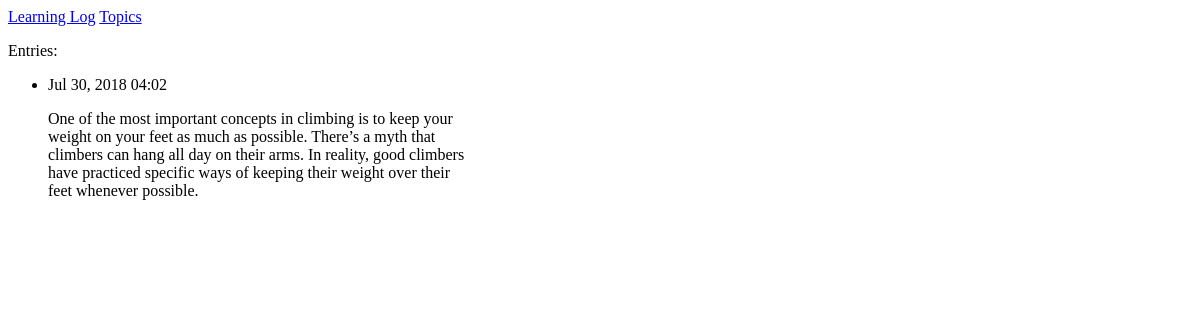
Before: /topics/2/ with the older database file.
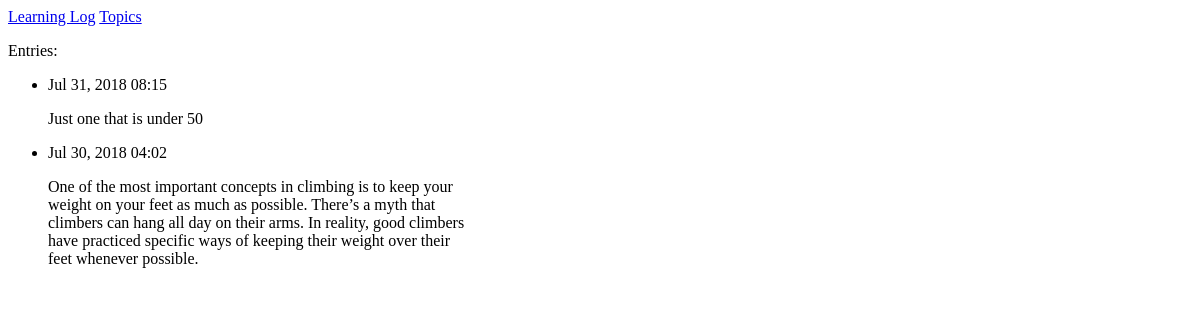
After: the same page with the newer database file.
### learning_logs/models.py (models this page shows, shortened)
class Entry(models.Model):
    topic = models.ForeignKey(Topic, on_delete=models.PROTECT)
    text = models.TextField()
    date_added = models.DateTimeField(auto_now_add=True)
    class Meta:
        verbose_name_plural = 'entries'

### learning_logs/views.py (the view)
# urls.py: url(r'^topics/(?P<topic_id>\d+)/$', views.topic, name='topic'),
def topic(request, topic_id):
    topic = Topic.objects.get(id=topic_id)
    entries = topic.entry_set.order_by('-date_added')
    context = { 'topic' : topic, 'entries' : entries }
    return render(request, 'learning_logs/topic.html', context)

### learning_logs/templates/learning_logs/topic.html
{% extends 'learning_logs/base.html' %}
{% block content %}
<p>Entries:</p>
<ul>
    {% for entry in entries %}
    <li>
        <p>{{ entry.date_added|date:'M d, Y H:i' }}</p>
        <p>{{ entry.text|linebreaks }}</p>
    </li>
    {% empty %}
    <li>
        There are no entries for this topic yet.
    </li>
    {% endfor %}
</ul>
{% endblock content %}

### learning_logs/templates/learning_logs/base.html
<p>
    <a href='{% url 'learning_logs:index' %}'>Learning Log</a>
    <a href='{% url 'learning_logs:topics' %}'>Topics</a>
</p>
{% block content %}{% endblock content %}

Changed rows visible on the page:
added Entry: date_added "Jul 31, 2018 08:15", text "Just one that is under 50"
